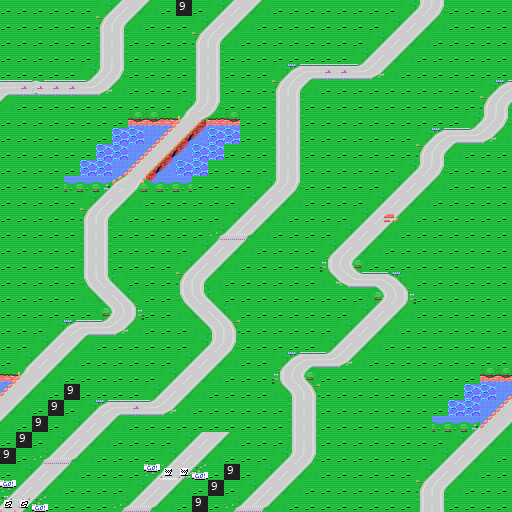

A 2D game scene composited from a Tiled map and its tileset images. What follows is a short description and the map's XML, with every tile layer's data as written:
An orthogonal 32x32 tile map with 16x16 px tiles, 1 tile layer (Capa de Patrones 1), 2 tilesets and 24 objects.

<map version="1.0" orientation="orthogonal" width="32" height="32" tilewidth="16" tileheight="16">
 <tileset firstgid="1" name="tileset" tilewidth="16" tileheight="16">
  <image source="tileset.png" width="128" height="416" />
 </tileset>
 <tileset firstgid="209" name="spr_events" tilewidth="16" tileheight="16">
  <image source="spr_events.png" width="128" height="192" />
 </tileset>
 <layer name="Capa de Patrones 1" width="32" height="32">
  <data encoding="csv">
81,81,81,81,81,81,1,2,3,4,81,78,81,1,2,3,4,81,81,81,81,81,81,81,81,1,121,122,81,81,81,81,
81,81,81,81,81,81,15,16,4,81,81,81,1,2,3,4,81,81,81,81,81,81,81,81,1,2,3,4,81,81,81,81,
81,81,81,81,81,81,14,115,81,81,81,81,15,16,4,81,81,81,81,81,81,81,81,1,2,3,4,81,81,81,81,81,
81,81,81,81,81,81,14,115,81,81,81,81,14,115,81,81,81,81,81,81,81,81,1,2,3,4,81,81,81,81,81,81,
81,81,81,81,81,1,121,122,81,81,81,81,14,115,81,81,81,1,7,8,5,5,129,130,4,81,81,81,81,81,81,81,
8,5,6,5,5,129,130,4,81,81,81,81,14,115,81,81,81,15,16,4,81,81,81,81,81,81,81,81,81,81,1,7,
4,81,81,81,81,81,81,81,81,81,81,1,121,122,81,81,81,14,115,81,81,81,81,81,81,81,81,81,81,81,15,16,
81,81,81,81,81,81,81,81,87,87,45,46,47,48,87,81,81,14,115,81,81,81,81,81,81,81,81,81,81,1,121,122,
81,81,81,81,81,81,81,95,95,54,55,56,79,95,95,81,81,14,115,81,81,81,81,81,81,81,1,7,8,129,130,4,
81,81,81,81,81,81,95,95,54,55,56,79,95,95,81,81,81,14,115,81,81,81,81,81,81,81,15,16,4,81,81,81,
81,81,81,81,81,95,95,54,55,56,79,95,95,81,81,81,81,14,115,81,81,81,81,81,81,1,121,122,81,81,81,81,
81,81,81,81,103,103,61,52,53,80,103,103,81,81,81,81,1,121,122,81,81,81,81,81,1,2,3,4,81,81,81,81,
81,81,81,81,81,1,2,3,4,81,81,81,81,81,81,1,2,3,4,81,81,81,81,1,2,3,4,81,81,81,81,81,
81,81,81,81,81,15,16,4,81,81,81,81,81,81,1,2,3,4,81,81,81,81,1,2,29,4,81,81,81,81,81,81,
81,81,81,81,81,14,115,81,81,81,81,81,81,33,34,35,4,81,81,81,81,1,2,3,4,81,81,81,81,81,81,81,
81,81,81,81,81,14,115,81,81,81,81,81,1,2,3,4,81,81,81,81,1,2,3,4,81,81,81,81,81,81,81,81,
81,81,81,81,81,14,115,81,81,81,81,1,2,3,4,81,81,81,81,81,38,39,40,81,81,81,81,81,81,81,81,81,
81,81,81,81,81,23,24,112,81,81,81,15,16,4,81,81,81,81,81,81,109,31,32,105,106,112,81,81,81,81,81,81,
81,81,81,81,81,109,110,111,112,81,81,23,24,112,81,81,81,81,81,81,81,81,81,137,138,139,81,81,81,81,81,81,
81,81,81,81,81,81,137,138,139,81,81,109,110,111,112,81,81,81,81,81,81,81,1,2,3,4,81,81,81,81,81,81,
81,81,81,1,7,8,129,130,4,81,81,81,109,113,114,81,81,81,81,81,81,1,2,3,4,81,81,81,81,81,81,81,
81,81,1,2,3,4,81,81,81,81,81,81,1,121,122,81,81,81,81,81,1,2,3,4,81,81,81,81,81,81,81,81,
81,1,2,3,4,81,81,81,81,81,81,1,2,3,4,81,81,1,7,8,129,130,4,81,81,81,81,81,81,81,81,81,
45,46,3,4,81,81,81,81,81,81,1,2,3,4,81,81,81,38,39,40,81,81,81,81,81,81,81,81,81,81,87,87,
55,3,4,81,78,81,81,81,81,1,2,3,4,81,81,81,81,109,113,114,81,81,81,81,81,81,81,81,81,95,95,54,
3,4,81,78,81,1,7,8,5,129,130,4,81,81,81,81,81,81,14,115,81,81,81,81,81,81,81,81,95,95,54,55,
4,81,78,81,1,2,3,4,81,81,81,81,81,81,81,81,81,81,14,115,81,81,81,81,81,81,81,103,103,61,55,3,
81,78,81,1,2,3,4,81,81,81,81,1,2,3,4,81,81,81,14,115,81,81,81,81,81,81,81,81,1,2,3,4,
78,81,33,34,35,4,81,81,81,81,1,2,3,4,81,81,81,1,121,122,81,81,81,81,81,81,81,1,2,3,4,81,
81,1,2,3,4,81,81,81,81,49,50,51,59,81,78,81,1,2,3,4,81,81,81,81,81,81,1,2,3,4,81,81,
49,2,3,4,81,81,81,81,1,2,3,4,81,78,81,1,2,3,4,81,81,81,81,81,81,81,15,16,4,81,81,81,
57,58,59,81,81,81,81,33,34,35,4,81,78,81,33,34,35,4,81,81,81,81,81,81,81,81,14,115,81,81,81,81
</data>
 </layer>
 <objectgroup name="Capa de Objetos 1" width="32" height="32">
  <object gid="211" x="48" y="464" />
  <object gid="248" x="64" y="464" />
  <object gid="253" x="160" y="400" />
  <object gid="211" x="224" y="240" />
  <object gid="240" x="240" y="240" />
  <object gid="237" x="288" y="176" />
  <object gid="245" x="304" y="80" />
  <object gid="249" x="384" y="64" />
  <object gid="223" x="432" y="496" />
  <object gid="261" x="32" y="384" />
  <object gid="236" x="96" y="272" />
  <object gid="222" x="96" y="224" />
  <object gid="240" x="144" y="176" />
  <object gid="236" x="208" y="96" />
  <object gid="211" x="240" y="512" />
  <object gid="240" x="256" y="512" />
  <object gid="262" x="304" y="464" />
  <object gid="254" x="352" y="352" />
  <object gid="221" x="352" y="256" />
  <object gid="263" x="400" y="208" />
  <object gid="212" x="32" y="96" />
  <object gid="250" x="48" y="96" />
  <object gid="211" x="128" y="512" />
  <object gid="209" x="176" y="480" />
 </objectgroup>
</map>
